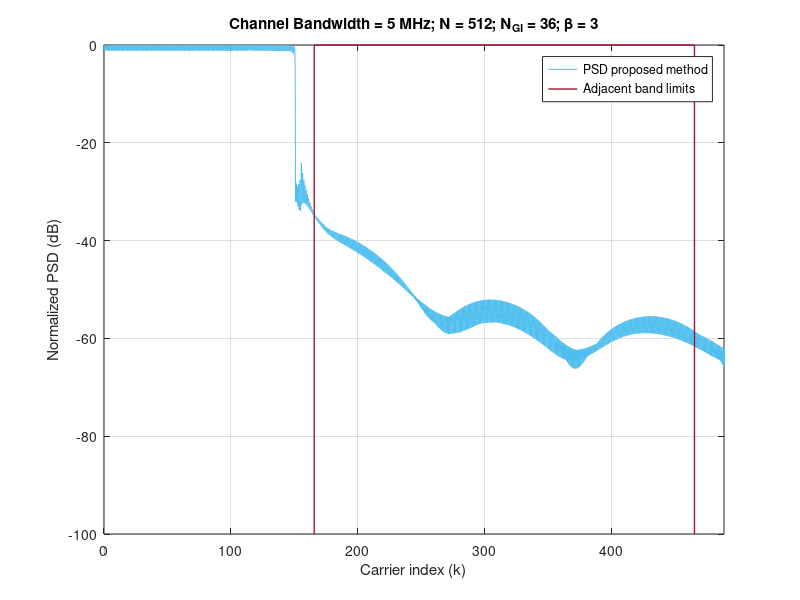

This chart was generated by the following MATLAB code:
clear,
%% %%%%%%%%%%%%%%%%%%%%%%%%%%%%%%%%%%%%%%%%%%%%%%%%%%%%%%%%%%
% %                 LOAD THE PARAMETERS                   % %
%%%%%%%%%%%%%%%%%%%%%%%%%%%%%%%%%%%%%%%%%%%%%%%%%%%%%%%%%% %%
addpath('../../data/Table2')
load('Table2_Parameters_for_Proposed_method_ChBw_5_MHz_N_512_NGI_36_b_3.mat');

Fsob = OFDM_param.Fsob; % Upsampling factor 
% Upsample in time-domain
N = OFDM_param.N*Fsob;
Ngi = OFDM_param.Ngi*Fsob;
b = (OFDM_param.b+1)*Fsob-1;
L = OFDM_param.L*Fsob;
Ms = OFDM_param.Ms;
g = OFDM_param.g;
us = OFDM_param.us;
ue = OFDM_param.ue;

ur = us + ue;

Pd = GenPulse_param.Pd;
Pd_todas = GenPulse_param.Pd_todas;
Paic = GenPulse_param.Paic;
Ptk = GenPulse_param.Ptk;
R_aic = GenPulse_param.R_aic;
R_tk = GenPulse_param.R_tk;
NexTemp = GenPulse_param.NexTemp;
cell_coef_lim = GenPulse_param.cell_coef_lim;

adj_band_y = Adj_bands.adj_band_y;
left_adj_band_x = Adj_bands.left_adj_band_x;
right_adj_band_x = Adj_bands.right_adj_band_x;



%% %%%%%%%%%%%%%%%%%%%%%%%%%%%%%%%%%%%%%%%%%%%%%%%%%%%%%%%%%%
%            OBTAIN THE PULSES IN THE SCENARIO            % %
%%%%%%%%%%%%%%%%%%%%%%%%%%%%%%%%%%%%%%%%%%%%%%%%%%%%%%%%%% %%

eta = (N+Ngi-b-1)/2; 
vn=(0:L+b-1)'-Ngi;  % Dicrete time axis vector
n0 = eta+b-Ngi;     % Phase delay due to Hermiticity


h_k = zeros((2*NexTemp+1)*L+b, N); % Matrix containing the proposed pulses
aic_k = zeros((2*NexTemp+1)*L+b, N);  % Matrix containing the AIC term
t_k = zeros((2*NexTemp+1)*L+b, N);    % Matrix containing the AST term

% Obtain h_k for every data carrier
for ind_k = 1:length(Pd);

    % % AIC terms
    %%%%%%%%%%%%%%%%%%%%%%%%%%%%%%%%%%
    % Central term
    Pc = exp(1j*2*pi/N*repmat(vn,1,length(Paic{ind_k})).*repmat(Paic{ind_k}.',length(vn),1)).*repmat(g.',1,length(Paic{ind_k}));
    % Advanced and delayed terms
    Pc = repmat(Pc,1,2*NexTemp+1);

    Omega_c_n0 = diag(repmat(exp(-1j*2*pi*Paic{ind_k}*n0/N),1+2*NexTemp,1));
    aic_temp = Pc*Omega_c_n0*diag(R_aic{ind_k}).*exp(1j*2*pi*Pd(ind_k)*n0/N);
    aic_k((NexTemp*L+1):(NexTemp+1)*L+b,Pd(ind_k)+N/2+1) = sum(aic_temp(:,1:length(Paic{ind_k})),2);    % CENTRAL TERM
    
    m_temp = 0;
    for ind_m = 1:NexTemp;                                                                              % ADVANCED AND DELAYED TERMS
        aic_k(((NexTemp-ind_m)*L+1):((NexTemp-ind_m+1)*L+b),Pd(ind_k)+N/2+1) = aic_k(((NexTemp-ind_m)*L+1):((NexTemp-ind_m+1)*L+b),Pd(ind_k)+N/2+1) + sum(aic_temp(:,(length(Paic{ind_k})*(1+m_temp)) + (1:length(Paic{ind_k}))),2);
        aic_k(((NexTemp+ind_m)*L+1):((NexTemp+ind_m+1)*L+b),Pd(ind_k)+N/2+1) = aic_k(((NexTemp+ind_m)*L+1):((NexTemp+ind_m+1)*L+b),Pd(ind_k)+N/2+1) + sum(aic_temp(:,(length(Paic{ind_k})*(1+m_temp+1)) + (1:length(Paic{ind_k}))),2);
        m_temp = m_temp+2;
    end
    
    % % AST terms
    %%%%%%%%%%%%%%%%%%%%%%%%%%%%%%%%%%
    % Central term
    Ts = exp(1j*2*pi/N*repmat(vn,1,length(Ptk{ind_k})).*repmat(Ptk{ind_k}.',length(vn),1)).*repmat(us.',1,length(Ptk{ind_k}));
    Te = exp(1j*2*pi/N*repmat(vn,1,length(Ptk{ind_k})).*repmat(Ptk{ind_k}.',length(vn),1)).*repmat(ue.',1,length(Ptk{ind_k}));
    T = [Ts, Te];
    
    % Advanced and delayed terms
    T = repmat(T,1,NexTemp+1);
    Omega_c_n0 = diag(repmat(exp(-1j*2*pi*Ptk{ind_k}*n0/N),2*(1+NexTemp),1));
    t_k_temp = T*Omega_c_n0*diag(R_tk{ind_k}).*exp(1j*2*pi*Pd(ind_k)*n0/N);
    t_k(((NexTemp)*L+1):((NexTemp+1))*L+b,Pd(ind_k)+N/2+1) = sum(t_k_temp(:,1:2*length(Ptk{ind_k})),2);

    m_temp = 0;
    for ind_m = 1:NexTemp;
            t_k(((NexTemp-ind_m)*L+1):(NexTemp-ind_m+1)*L+b,Pd(ind_k)+N/2+1) = t_k(((NexTemp-ind_m)*L+1):(NexTemp-ind_m+1)*L+b,Pd(ind_k)+N/2+1) + sum(t_k_temp(:,length(Ptk{ind_k})*(2+m_temp) + (1:length(Ptk{ind_k}))),2);
            t_k(((NexTemp+ind_m)*L+1):(NexTemp+ind_m+1)*L+b,Pd(ind_k)+N/2+1) = t_k(((NexTemp+ind_m)*L+1):(NexTemp+ind_m+1)*L+b,Pd(ind_k)+N/2+1) + sum(t_k_temp(:,length(Ptk{ind_k})*(2+m_temp+1) + (1:length(Ptk{ind_k}))),2);
            m_temp = m_temp + 2;
    end
end

h_k = aic_k + t_k;

p_k_conv = exp(1j*(2*pi/N)*repmat(vn,1,length(Pd_todas)).*repmat(Pd_todas.',length(vn),1)).*repmat(g.',1,length(Pd_todas));

h_k(NexTemp*L + (1:L+b),Pd_todas+N/2+1) = h_k(NexTemp*L + (1:L+b),Pd_todas+N/2+1) + p_k_conv;


%% %%%%%%%%%%%%%%%%%%%%%%%%%%%%%%%%%%%%%%%%%%%%%%%%%%%%%%%%%%
% %     REPRESENTATION OF THE PULSES IN THE SCENARIO      % %
%%%%%%%%%%%%%%%%%%%%%%%%%%%%%%%%%%%%%%%%%%%%%%%%%%%%%%%%%% %%

% Obtain the PSD
H_k = fft(h_k,N*Ms);

psd_H = fftshift(sum(abs(H_k).^2,2));

x = (-N*Ms/2:N*Ms/2-1)/(Ms);
indices = find(ismember(x,[-N/2,N/2-1]));
indices = indices(1):1:indices(2);

y_h = 10*log10(psd_H/max(psd_H));

% Table 2
figure,
plot(x(indices),y_h(indices), 'DisplayName', 'PSD proposed method', 'Color', "#4DBEEE"); hold on; grid on;
plot(left_adj_band_x, adj_band_y, 'DisplayName', 'Adjacent band limits', 'Color', "#A2142F", 'Linewidth', 1);
plot(right_adj_band_x, adj_band_y, 'HandleVisibility','off', 'Color', "#A2142F", 'Linewidth', 1);
xlabel('Carrier index (k)'); ylabel('Normalized PSD (dB)'); legend('show')
xlim([0, (right_adj_band_x(end))*1.05]); ylim([-100,0])
title(['Channel Bandwidth = 5 MHz; N = 512; N_{GI} = 36; \beta = 3'])

